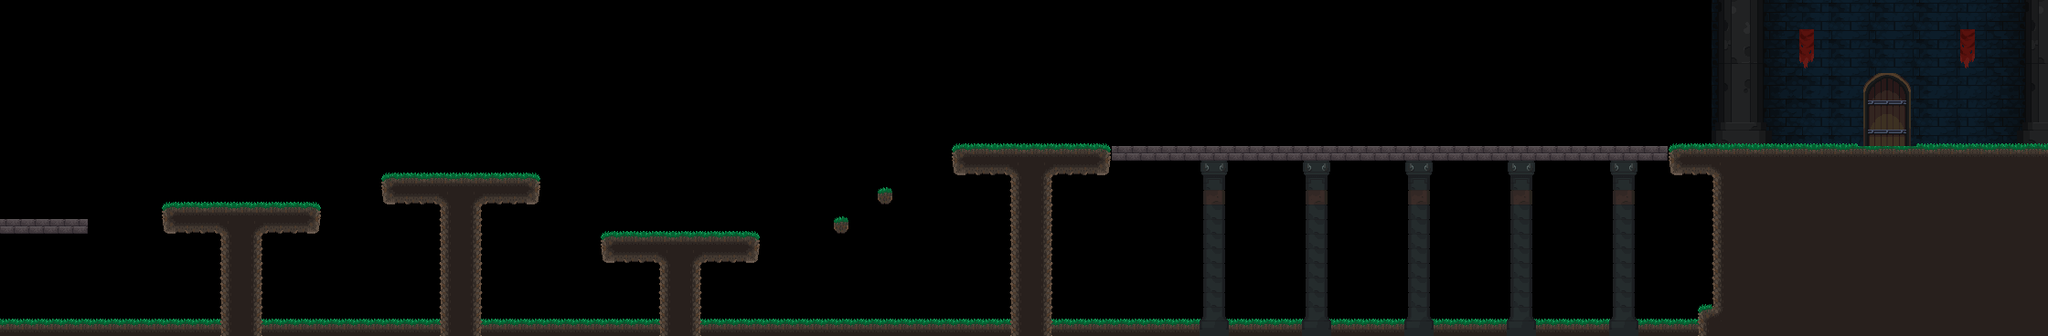

This is a level from a 2D game, rendered from its Tiled map with the project's own tilesets. A one-line summary and the map file follow, with tile-layer data summarised:
An orthogonal 140x23 tile map with 16x16 px tiles, 2 tile layers (Background2, Background), 3 tilesets and 74 objects (56x spike, 3x coin, 2x enemy).

<map version="1.8" tiledversion="1.8.4" orientation="orthogonal" renderorder="right-down" width="140" height="23" tilewidth="16" tileheight="16" infinite="0" nextlayerid="6" nextobjectid="89">
 <editorsettings>
  <export target="../5.lua" format="lua" />
 </editorsettings>
 <tileset firstgid="1" name="map" tilewidth="16" tileheight="16" tilecount="170" columns="17">
  <image source="../../Assets/basic-platformer-tileset_v1b.png" width="272" height="160" />
 </tileset>
 <tileset firstgid="171" name="castle" tilewidth="16" tileheight="16" tilecount="180" columns="9">
  <image source="../../Assets/Legacy-Fantasy-VL.1 - Castle Prison/Legacy-Fantasy-VL.1 - Castle Prison/Assets/Assets.png" width="144" height="320" />
 </tileset>
 <tileset firstgid="351" name="buidling" tilewidth="16" tileheight="16" tilecount="391" columns="23">
  <image source="../../Assets/Legacy-Fantasy-VL.1 - Castle Prison/Legacy-Fantasy-VL.1 - Castle Prison/Assets/Background.png" width="368" height="272" />
 </tileset>
 <layer id="5" name="Background2" width="140" height="23">
  <data>[3220 cells, 464 non-empty, 114 distinct tile ids]</data>
 </layer>
 <layer id="1" name="Background" width="140" height="23">
  <data>[3220 cells, 752 non-empty, 56 distinct tile ids]</data>
 </layer>
 <objectgroup id="4" name="Entity">
  <object id="18" name="Buddah" type="coin" x="134.667" y="173.333">
   <ellipse />
  </object>
  <object id="19" name="Buddah" type="coin" x="502" y="148.333">
   <ellipse />
  </object>
  <object id="20" name="Buddah" type="coin" x="1009.33" y="115.333">
   <ellipse />
  </object>
  <object id="21" name="Enemy" type="enemy" x="1619.67" y="159.667">
   <point />
  </object>
  <object id="22" name="Enemy" type="enemy" x="744" y="252">
   <point />
  </object>
  <object id="23" name="Spike" type="spike" x="159.685" y="334.852" width="16" height="16" />
  <object id="24" name="Spike" type="spike" x="176.895" y="332.602" width="16" height="16" />
  <object id="25" name="Spike" type="spike" x="194.225" y="332.77" width="16" height="16" />
  <object id="26" name="Spike" type="spike" x="227.725" y="332.437" width="16" height="16" />
  <object id="27" name="Spike" type="spike" x="211.395" y="332.77" width="16" height="16" />
  <object id="31" name="Spike" type="spike" x="308.975" y="332.602" width="16" height="16" />
  <object id="32" name="Spike" type="spike" x="292.645" y="332.937" width="16" height="16" />
  <object id="33" name="Spike" type="spike" x="325.975" y="332.602" width="16" height="16" />
  <object id="34" name="Spike" type="spike" x="343.225" y="332.937" width="16" height="16" />
  <object id="35" name="Spike" type="spike" x="360.555" y="333.102" width="16" height="16" />
  <object id="36" name="Spike" type="spike" x="394.055" y="332.768" width="16" height="16" />
  <object id="37" name="Spike" type="spike" x="377.725" y="333.102" width="16" height="16" />
  <object id="38" name="Spike" type="spike" x="411.055" y="332.768" width="16" height="16" />
  <object id="39" name="Spike" type="spike" x="428.475" y="333.102" width="16" height="16" />
  <object id="40" name="Spike" type="spike" x="445.805" y="333.27" width="16" height="16" />
  <object id="42" name="Spike" type="spike" x="462.975" y="333.27" width="16" height="16" />
  <object id="43" name="Spike" type="spike" x="5.415" y="335.227" width="16" height="16" />
  <object id="44" name="Spike" type="spike" x="22.745" y="335.395" width="16" height="16" />
  <object id="45" name="Spike" type="spike" x="56.245" y="335.062" width="16" height="16" />
  <object id="46" name="Spike" type="spike" x="39.915" y="335.395" width="16" height="16" />
  <object id="47" name="Spike" type="spike" x="73.245" y="335.062" width="16" height="16" />
  <object id="48" name="Spike" type="spike" x="90.665" y="335.395" width="16" height="16" />
  <object id="49" name="Spike" type="spike" x="107.995" y="335.562" width="16" height="16" />
  <object id="50" name="Spike" type="spike" x="141.495" y="335.227" width="16" height="16" />
  <object id="51" name="Spike" type="spike" x="125.165" y="335.562" width="16" height="16" />
  <object id="53" name="Spike" type="spike" x="545.252" y="335.229" width="16" height="16" />
  <object id="54" name="Spike" type="spike" x="528.922" y="335.563" width="16" height="16" />
  <object id="55" name="Spike" type="spike" x="580.498" y="335.666" width="16" height="16" />
  <object id="56" name="Spike" type="spike" x="564.168" y="336.001" width="16" height="16" />
  <object id="57" name="Spike" type="spike" x="597.498" y="335.666" width="16" height="16" />
  <object id="58" name="Spike" type="spike" x="614.748" y="336.001" width="16" height="16" />
  <object id="59" name="Spike" type="spike" x="632.078" y="336.166" width="16" height="16" />
  <object id="60" name="Spike" type="spike" x="665.578" y="335.832" width="16" height="16" />
  <object id="61" name="Spike" type="spike" x="649.248" y="336.166" width="16" height="16" />
  <object id="62" name="Spike" type="spike" x="682.578" y="335.832" width="16" height="16" />
  <object id="63" name="Spike" type="spike" x="699.998" y="336.166" width="16" height="16" />
  <object id="66" name="Spike" type="spike" x="782.792" y="334.865" width="16" height="16" />
  <object id="67" name="Spike" type="spike" x="766.462" y="335.199" width="16" height="16" />
  <object id="68" name="Spike" type="spike" x="818.038" y="335.302" width="16" height="16" />
  <object id="69" name="Spike" type="spike" x="801.708" y="335.637" width="16" height="16" />
  <object id="70" name="Spike" type="spike" x="835.038" y="335.302" width="16" height="16" />
  <object id="71" name="Spike" type="spike" x="852.288" y="335.637" width="16" height="16" />
  <object id="72" name="Spike" type="spike" x="869.618" y="335.802" width="16" height="16" />
  <object id="73" name="Spike" type="spike" x="903.118" y="335.468" width="16" height="16" />
  <object id="74" name="Spike" type="spike" x="886.788" y="335.802" width="16" height="16" />
  <object id="75" name="Spike" type="spike" x="920.118" y="335.468" width="16" height="16" />
  <object id="76" name="Spike" type="spike" x="937.538" y="335.802" width="16" height="16" />
  <object id="77" name="Spike" type="spike" x="971.459" y="337.531" width="16" height="16" />
  <object id="78" name="Spike" type="spike" x="955.129" y="337.865" width="16" height="16" />
  <object id="79" name="Spike" type="spike" x="1006.7" y="337.969" width="16" height="16" />
  <object id="80" name="Spike" type="spike" x="990.375" y="338.303" width="16" height="16" />
  <object id="81" name="Spike" type="spike" x="1023.7" y="337.969" width="16" height="16" />
  <object id="82" name="Spike" type="spike" x="1040.95" y="338.303" width="16" height="16" />
  <object id="83" name="Spike" type="spike" x="1058.28" y="338.469" width="16" height="16" />
  <object id="84" name="Spike" type="spike" x="1091.78" y="338.135" width="16" height="16" />
  <object id="85" name="Spike" type="spike" x="1075.45" y="338.469" width="16" height="16" />
 </objectgroup>
 <objectgroup id="3" name="Collide">
  <object id="4" x="1044" y="162.583" width="1197.58" height="27.8337">
   <properties>
    <property name="collidable" type="bool" value="true" />
   </properties>
  </object>
  <object id="5" x="1108.67" y="189.25" width="37.334" height="177.5">
   <properties>
    <property name="collidable" type="bool" value="true" />
   </properties>
  </object>
  <object id="6" x="661.333" y="259.583" width="165.334" height="26.8337">
   <properties>
    <property name="collidable" type="bool" value="true" />
   </properties>
  </object>
  <object id="7" x="725.003" y="286.917" width="37.334" height="79.5">
   <properties>
    <property name="collidable" type="bool" value="true" />
   </properties>
  </object>
  </objectgroup>
</map>
<!-- 9 of 74 objects omitted -->
